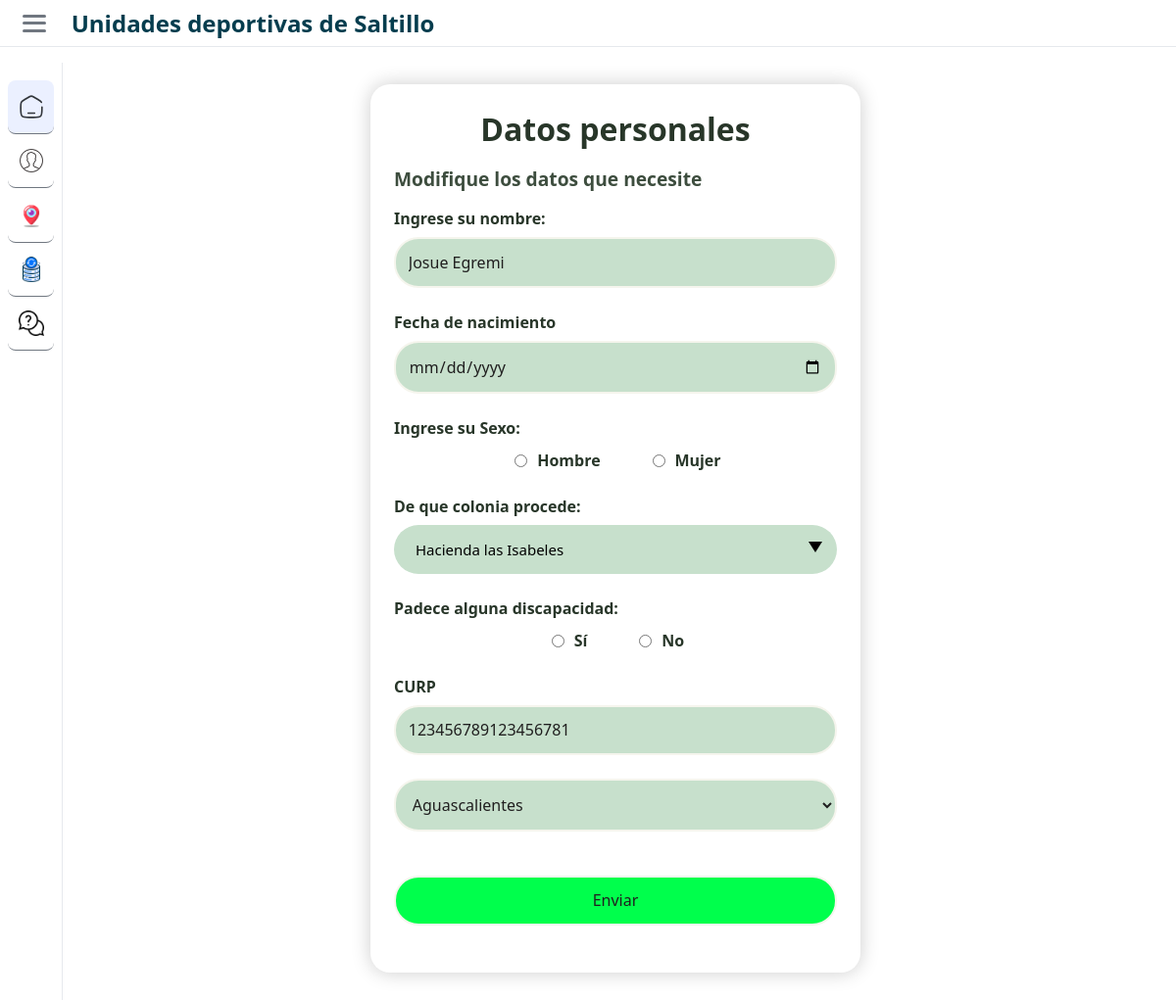
The page /datos_usuario/ (signed in) on the database its author committed.
### Aplicaciones/Visitas/models.py (models this page shows, shortened)
class RegistroUsuario(models.Model):
    nombre = models.CharField(max_length=100)
    fecha_nacimiento = models.DateField()
    edad = models.PositiveIntegerField()
    sexo = models.CharField(max_length=1)
    colonia = models.CharField(max_length=100)
    discapacidad = models.CharField(max_length=2, default='No')
    CURP = models.CharField(max_length=18, unique=True)
    estado_nacimiento = models.CharField(max_length=30, default='desconocido')
    correo_electronico = models.EmailField(unique=True)
    contraseña = models.CharField(max_length=100)
    codigo_hex = models.CharField(max_length=5, unique=True, blank=True, null=True)
    aviso_privacidad = models.BooleanField(default=False)
    verificado = models.BooleanField(default=False)

### Aplicaciones/Visitas/views.py (the view, shortened to what this page needs)
# urls.py: path('datos_usuario/', datos_usuario, name='datos_usuario'),
def datos_usuario(request):
    errores = {}
    if not request.session.get('usuario_id'):
        return redirect('inicio_secion')  # Redirigir si no hay usuario en sesión
    usuario = get_object_or_404(RegistroUsuario, id=request.session['usuario_id'])
    return render(request, 'datos_usuario.html', {'usuario': usuario, 'errores': errores})

### Aplicaciones/Visitas/templates/datos_usuario.html (shortened to what this page needs)
{%extends 'principal.html'%}
{%block content%}
            <form id="form" method="POST" action="{% url 'datos_usuario' %}" >
                <div class="paso1" id='datos_g'>
                    <h2>Datos personales</h2>
                    <h3>Modifique los datos que necesite</h3>
                    <div class="input_grub">
                        <label for="name">Ingrese su nombre: </label>
                        <input type="text" name="nombre" id="name" placeholder="Nombre" minlength="3" maxlength="100" value="{{usuario.nombre}}" required>
                        <label for="fecha_nacimiento">Fecha de nacimiento</label>
                        <input type="date" id="fecha_nacimiento" name="fecha_nacimiento" value="{{usuario.fecha_nacimiento}}" required>
                        <label>Ingrese su Sexo:</label>
                        <div class="radio-group largo">
                            <label>
                                <input type="radio" name="sexo" value="M" required> Hombre
                            </label>
                            <label>
                                <input type="radio" name="sexo" value="F" required> Mujer
                            </label>
                        </div>
                        <label for="">De que colonia procede:</label>
                        <div class="select-box">
                            <div class="select-option">
                                <input value="{{usuario.colonia}}" name ='colonia' type='text' placeholder='Colonias' id='soValue' readonly required></input>
                            </div>
                        </div>
                        <label>Padece alguna discapacidad:</label>
                        <div class="radio-group">
                            <label for="discapacidad">
                                <input type="radio" name="discapacidad" id="discapacidad" value="si" required>Sí
                            </label>
                            <label for="discapacidad">
                                <input type="radio" name="discapacidad" id="discapacidad" value="no" required>No
                            </label>
                        </div>
                        <label for="CURP">CURP</label>
                        <input onkeyup="this.value = this.value.toUpperCase();" type="input" id="CURP" name="CURP" placeholder="CURP" value="{{usuario.CURP}}" required>
                        <select id="estado_nacimiento" name="estado_nacimiento">
                            <option value="Aguascalientes">Aguascalientes</option>
                        </select>
                        <input class="btn" type="submit" value="Enviar" style="background-color: rgb(0, 255, 76);">
                    </div>
                </div>
            </form>
{%endblock%}

### Aplicaciones/Visitas/static/css/principal.css (style rules this page uses)
:root { --background-color:white; --text-title-color:#053D4E; --text-color:#32363B; --icon-color:#32363B; --icon-menu-color:#707780; --menu-color:#707780; --text-seleted-color:#355CC0; --background-selected: #EBF0FF ; --background-hover:#F7F9FA; --border-color:#E6E9ED; }
* { margin: 0; padding: 0; box-sizing: border-box; font-family:'Segoe UI', Tahoma, Geneva, Verdana, sans-serif; }
body { width: 100%; height: 100vh; }

### Aplicaciones/Visitas/static/css/registro_visitas.css (style rules this page uses)
* { box-sizing: border-box; }
html, body { margin: 0; padding: 0; width: 100%; min-height: 100vh; display: flex; align-items: center; justify-content: center; background-color: transparent; overflow-x: hidden; width: 100%; }
form { width: 100%; max-width: 500px; margin-top: 6rem; margin-left: auto; margin-right: auto; margin-bottom: 1rem; padding: 1.5rem; height: auto; box-shadow: 0 0 20px rgba(0, 0, 0, 0.2); border-radius: 20px; text-align: center; background-color: #fff; }
form h2 { color: #283629; font-size: 2rem; margin-bottom: 1rem; }
form h3 { color: #3d4d3e; font-size: 1.2rem; margin-bottom: 1rem; text-align: left; }
.input_grub { display: flex; flex-direction: column; text-align: left; }
.input_grub label { color: #283629; font-size: 1rem; font-weight: 600; margin-bottom: 0.5rem; }
.input_grub input,.input_grub select { font-size: 1rem; padding: 0.8rem; border-radius: 25px; margin-bottom: 1.5rem; background-color: #c7e0cc; border: 2px solid #f5f5ed; color: rgb(32, 31, 31); width: 100%; }
.input_grub input::placeholder { color: #757a76; }
.radio-group { display: flex; align-items: center; margin:3px 15px; justify-content: center; gap: 3rem; margin-bottom: 1rem; }
.radio-group input { margin: 5px; }
.radio-group label { display: flex; align-items: center; gap: 0.3rem; font-size: 1rem; }
body { min-height: 100vh; display: flex; align-items: center; justify-content: center; padding: 1rem; width: 100%; }

### Aplicaciones/Visitas/static/css/buscador_registros.css (style rules this page uses)
.select-box { display: flex; position: relative; width: 100%; }
.select-option { cursor: pointer; position: relative; width: 100%; }
.select-option input { width: 100%; color:#000; border-radius: 25px; cursor: pointer; font-size: 15px; padding: 15px 22px; border:0 !important; outline: 0 !important; box-sizing: border-box; }
.select-option::after { content: ""; border-top: 11px solid #000; border-left: 7px solid transparent; border-right: 7px solid transparent; position: absolute; right: 15px; top:50%; margin-top: -20px; }

### rows shown on the page
RegistroUsuario: nombre "Josue Egremi", colonia "Hacienda las Isabeles", CURP "123456789123456781"
